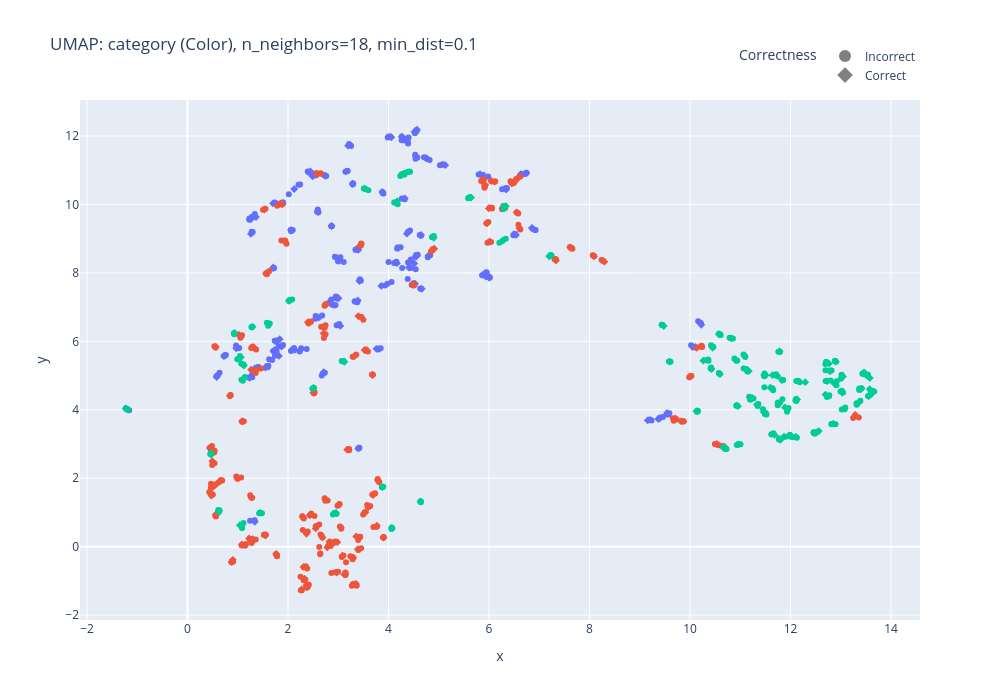
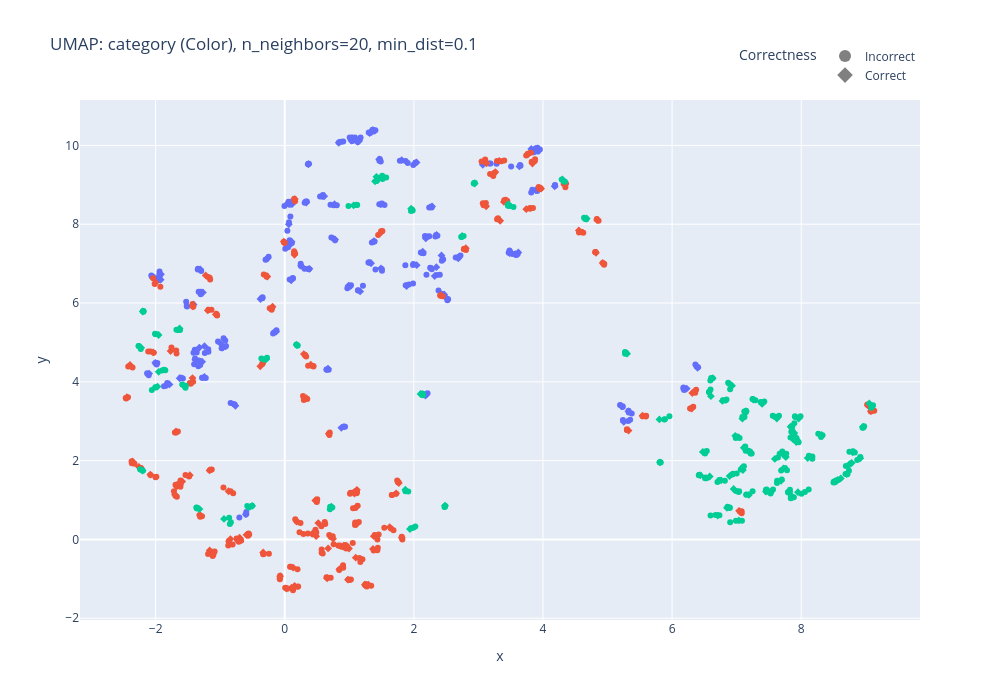
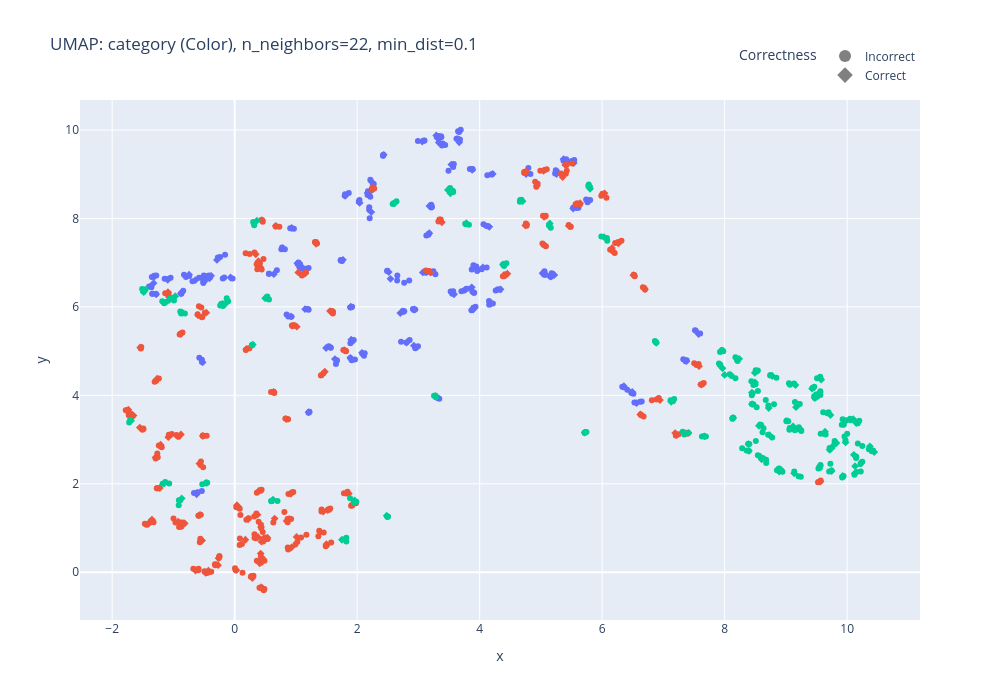
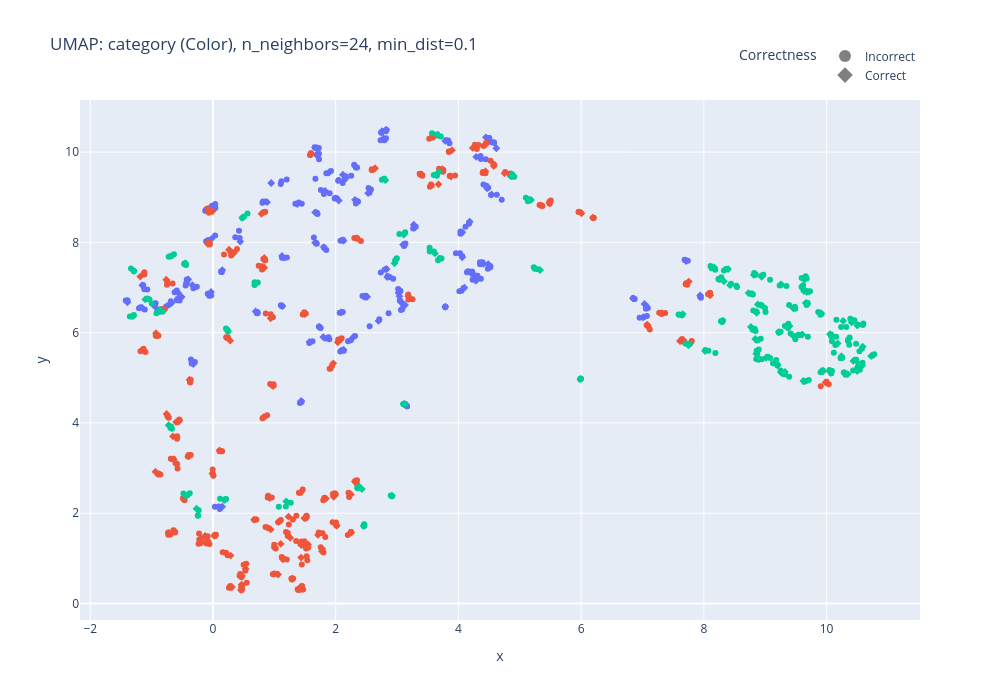

The notebook cell saved with these charts, in order:
### Code cell
neighbors = list(range(18, 30, 2))
for neighbor in neighbors:
    plot_umap(embeddings_top_3_1000, df_top3_1000, neighbor)

### Figure 1 — Plotly figure (JSON) as saved in the notebook; plotly's stock layout.template omitted (floating-point values rounded to 4 significant figures; data arrays with more than 128 entries replaced by an {"elided": "..."} marker saying what was removed)
{"data": [{"customdata": {"elided": "79x4 mixed values"}, "hovertemplate": "<b>Category:</b> %{customdata[0]}<br><b>Correct:</b> %{customdata[1]}<br><b>Task ID:</b> %{customdata[2]}<br><br><b>Text:</b><br>%{customdata[3]}<extra></extra>", "legendgroup": "Health, 1", "marker": {"color": "#636EFA", "symbol": "diamond"}, "mode": "markers", "name": "Health, 1", "orientation": "v", "showlegend": false, "x": [4.324, 2.242, 1.241, 1.895, 1.549, 3.857, 3.875, 4.367, 1.337, 6.853, 10.11, 6.632, 5.129, 4.168, 5.924, 6.339, 2.445, 1.265, 5.882, 1.836, 1.263, 1.711, 3.4, 3.194, 1.34, 2.836, 4.662, 3.422, 3.283, 2.71, 2.739, 2.124, 3.011, 4.057, -1.227, 0.9682, 4.528, 2.618, 3.005, 9.368, 6.743, 4.648, 2.061, 5.822, 1.362, 2.138, 4.55, 0.5808, 2.593, 10.22, 1.873, 9.158, 3.759, 1.706, 3.041, 1.819, 2.866, 4.307, 4.795, 3.39, 2.859, 4.264, 4.405, 6.0, 9.541, 2.489, 2.958, 4.75, 6.536, 4.514, 4.333, 3.399, 4.516, 4.566, 3.157, 4.189, 0.7256, 4.543, 1.701], "xaxis": "x", "y": [10.18, 5.739, 4.93, 10.01, 5.235, 7.619, 10.37, 9.146, 5.207, 9.312, 5.834, 10.89, 11.15, 8.283, 7.992, 10.43, 10.97, 9.573, 7.945, 6.063, 9.137, 5.716, 2.87, 11.72, 0.7256, 7.142, 7.534, 7.763, 10.6, 5.096, 10.84, 10.45, 8.354, 11.96, 4.038, 5.797, 7.682, 6.698, 7.258, 3.734, 10.91, 9.108, 9.253, 10.88, 9.631, 5.751, 8.477, 4.957, 9.786, 6.483, 5.848, 3.69, 5.782, 8.159, 6.448, 5.574, 9.373, 11.89, 8.5, 7.194, 7.093, 11.98, 8.156, 7.864, 3.908, 10.82, 8.441, 11.35, 9.109, 8.277, 11.89, 8.672, 12.12, 12.18, 10.97, 8.722, 5.571, 11.4, 10.03], "yaxis": "y", "type": "scatter"}, {"customdata": {"elided": "237x4 mixed values"}, "hovertemplate": "<b>Category:</b> %{customdata[0]}<br><b>Correct:</b> %{customdata[1]}<br><b>Task ID:</b> %{customdata[2]}<br><br><b>Text:</b><br>%{customdata[3]}<extra></extra>", "legendgroup": "Health, 0", "marker": {"color": "#636EFA", "symbol": "circle"}, "mode": "markers", "name": "Health, 0", "orientation": "v", "showlegend": false, "x": {"elided": "237 float values"}, "xaxis": "x", "y": {"elided": "237 float values"}, "yaxis": "y", "type": "scatter"}, {"customdata": {"elided": "94x4 mixed values"}, "hovertemplate": "<b>Category:</b> %{customdata[0]}<br><b>Correct:</b> %{customdata[1]}<br><b>Task ID:</b> %{customdata[2]}<br><br><b>Text:</b><br>%{customdata[3]}<extra></extra>", "legendgroup": "Food and Entertaining, 1", "marker": {"color": "#EF553B", "symbol": "diamond"}, "mode": "markers", "name": "Food and Entertaining, 1", "orientation": "v", "showlegend": false, "x": [1.765, 6.605, 3.801, 1.266, 5.995, 3.357, 2.366, 1.564, 0.5055, 0.4729, 9.827, 3.351, 2.371, 10.13, 10.53, 2.307, 2.504, 2.326, 3.051, 0.9003, 1.53, 2.273, 4.909, 2.437, 0.5036, 5.928, 10.0, 9.709, 3.299, 6.047, 0.5981, 3.119, 3.334, 3.9, 3.429, 3.339, 0.8786, 3.01, 3.692, 2.688, 2.847, 3.399, 1.928, 3.542, 1.016, 1.324, 8.089, 0.4457, 1.226, 1.55, 3.768, 0.5651, 10.68, 2.825, 2.55, 1.088, 1.877, 6.453, 6.584, 7.332, 6.272, 3.081, 2.781, 6.011, 6.547, 4.472, 2.584, 2.707, 3.682, 1.019, 3.523, 2.759, 2.367, 1.297, 2.7, 2.966, 3.388, 2.396, 1.084, 5.956, 0.843, 2.983, 7.614, 2.745, 2.299, 0.562, 0.4943, 1.276, 8.295, 13.29, 3.601, 0.5029, 3.176, 5.891], "xaxis": "x", "y": [-0.2133, 9.304, 1.918, 5.173, 9.882, 0.2989, -1.129, 7.989, 2.797, 1.494, 3.668, -1.09, -1.187, 5.811, 3.002, -0.592, 4.498, -0.9336, 0.563, -0.3844, 9.85, -1.251, 8.707, 0.9201, 1.737, 10.57, 4.96, 3.749, -0.3239, 10.69, 1.854, -0.8112, -1.099, 0.2639, 8.788, 5.594, -0.4475, 1.224, 1.507, 0.2708, 0.08304, 6.737, 8.933, 1.008, 2.001, 5.814, 8.485, 2.886, 0.2379, 0.3243, 0.6108, 5.834, 2.924, 0.1421, 0.5331, 3.664, 10.01, 10.61, 10.79, 8.361, 9.895, -0.2637, -0.02195, 8.917, 9.769, 7.664, 10.88, 6.23, 5.013, 6.192, 5.743, 7.08, 0.3756, 0.2228, 6.418, -0.7612, -0.07654, 6.557, 0.06893, 9.446, 4.412, 0.1311, 8.741, 1.387, 0.8671, 0.9341, 2.496, 1.444, 8.326, 3.848, 1.152, 1.787, 2.834, 10.73], "yaxis": "y", "type": "scatter"}, {"customdata": {"elided": "282x4 mixed values"}, "hovertemplate": "<b>Category:</b> %{customdata[0]}<br><b>Correct:</b> %{customdata[1]}<br><b>Task ID:</b> %{customdata[2]}<br><br><b>Text:</b><br>%{customdata[3]}<extra></extra>", "legendgroup": "Food and Entertaining, 0", "marker": {"color": "#EF553B", "symbol": "circle"}, "mode": "markers", "name": "Food and Entertaining, 0", "orientation": "v", "showlegend": false, "x": {"elided": "282 float values"}, "xaxis": "x", "y": {"elided": "282 float values"}, "yaxis": "y", "type": "scatter"}, {"customdata": {"elided": "77x4 mixed values"}, "hovertemplate": "<b>Category:</b> %{customdata[0]}<br><b>Correct:</b> %{customdata[1]}<br><b>Task ID:</b> %{customdata[2]}<br><br><b>Text:</b><br>%{customdata[3]}<extra></extra>", "legendgroup": "Computers and Electronics, 1", "marker": {"color": "#00CC96", "symbol": "diamond"}, "mode": "markers", "name": "Computers and Electronics, 1", "orientation": "v", "showlegend": false, "x": [13.41, 11.89, 10.57, 1.295, 0.9349, 3.122, 10.97, 13.58, 12.9, 12.29, 0.4698, 12.78, 12.47, 10.26, 6.27, 4.637, 10.45, 13.46, 11.87, 4.901, 2.017, 11.6, 12.69, 4.317, 3.876, 10.91, 11.33, 11.51, 10.6, 10.13, 13.57, 11.17, 11.78, 13.08, 1.611, 1.063, 11.68, 13.04, 6.336, 10.66, 4.063, 12.73, -1.182, 13.37, 1.113, 13.55, 5.643, 1.123, 4.298, 10.43, 12.13, 4.175, 10.82, 11.47, 1.446, 9.597, 1.041, 11.24, 2.508, 7.196, 3.523, 12.76, 9.477, 12.85, 12.56, 11.83, 13.03, 12.11, 0.6207, 11.47, 11.64, 11.79, 10.96, 12.88, 2.957, 11.78, 11.08], "xaxis": "x", "y": [4.613, 4.068, 6.206, 6.425, 6.247, 5.403, 2.988, 4.928, 5.405, 4.806, 2.69, 5.12, 3.318, 5.434, 8.941, 1.324, 5.812, 5.088, 3.214, 9.026, 7.185, 4.646, 4.444, 10.9, 1.74, 5.456, 4.149, 5.011, 5.04, 3.961, 4.6, 5.13, 5.711, 4.034, 6.497, 5.531, 3.27, 4.971, 9.948, 2.896, 0.5426, 4.837, 4.004, 4.228, 4.903, 4.393, 10.2, 5.291, 10.89, 5.189, 4.303, 10.09, 6.085, 5.011, 0.9854, 5.404, 0.6287, 4.348, 4.638, 8.485, 10.46, 5.347, 6.448, 3.592, 3.378, 4.863, 4.494, 3.213, 1.045, 3.929, 5.01, 3.12, 4.105, 4.761, 0.9856, 4.191, 5.581], "yaxis": "y", "type": "scatter"}, {"customdata": {"elided": "231x4 mixed values"}, "hovertemplate": "<b>Category:</b> %{customdata[0]}<br><b>Correct:</b> %{customdata[1]}<br><b>Task ID:</b> %{customdata[2]}<br><br><b>Text:</b><br>%{customdata[3]}<extra></extra>", "legendgroup": "Computers and Electronics, 0", "marker": {"color": "#00CC96", "symbol": "circle"}, "mode": "markers", "name": "Computers and Electronics, 0", "orientation": "v", "showlegend": false, "x": {"elided": "231 float values"}, "xaxis": "x", "y": {"elided": "231 float values"}, "yaxis": "y", "type": "scatter"}, {"marker": {"color": "gray", "size": 10, "symbol": "circle"}, "mode": "markers", "name": "Incorrect", "showlegend": true, "x": [null], "y": [null], "type": "scatter", "hovertemplate": "<b>Category:</b> %{customdata[0]}<br><b>Correct:</b> %{customdata[1]}<br><b>Task ID:</b> %{customdata[2]}<br><br><b>Text:</b><br>%{customdata[3]}<extra></extra>"}, {"marker": {"color": "gray", "size": 10, "symbol": "diamond"}, "mode": "markers", "name": "Correct", "showlegend": true, "x": [null], "y": [null], "type": "scatter", "hovertemplate": "<b>Category:</b> %{customdata[0]}<br><b>Correct:</b> %{customdata[1]}<br><b>Task ID:</b> %{customdata[2]}<br><br><b>Text:</b><br>%{customdata[3]}<extra></extra>"}], "layout": {"xaxis": {"anchor": "y", "domain": [0.0, 1.0], "title": {"text": "x"}}, "yaxis": {"anchor": "x", "domain": [0.0, 1.0], "title": {"text": "y"}}, "legend": {"title": {"text": "Correctness"}, "tracegroupgap": 0, "itemsizing": "constant", "orientation": "h", "yanchor": "bottom", "y": 1.02, "xanchor": "right", "x": 1}, "title": {"text": "UMAP: category (Color), n_neighbors=18, min_dist=0.1"}, "width": 1000, "height": 700}}

### Figure 2 — Plotly figure (JSON) as saved in the notebook; plotly's stock layout.template omitted (floating-point values rounded to 4 significant figures; data arrays with more than 128 entries replaced by an {"elided": "..."} marker saying what was removed)
{"data": [{"customdata": {"elided": "79x4 mixed values"}, "hovertemplate": "<b>Category:</b> %{customdata[0]}<br><b>Correct:</b> %{customdata[1]}<br><b>Task ID:</b> %{customdata[2]}<br><br><b>Text:</b><br>%{customdata[3]}<extra></extra>", "legendgroup": "Health, 1", "marker": {"color": "#636EFA", "symbol": "diamond"}, "mode": "markers", "name": "Health, 1", "orientation": "v", "showlegend": false, "x": [2.282, -0.961, -1.785, 0.1061, -1.245, 1.887, 1.488, 2.185, -1.627, 3.888, 6.227, 3.819, 2.041, 2.045, 3.482, 3.634, 0.05291, 0.3825, 3.567, -1.322, 0.09991, -1.386, 0.8763, 0.367, -0.603, -1.992, 2.508, 1.491, 0.7708, -0.1328, 0.3344, 0.06328, 0.9897, 0.837, 2.18, -2.005, 2.469, -1.412, -1.917, 5.323, 3.924, 2.352, -0.2636, 3.068, 0.2526, -0.9969, 2.428, -0.7636, 0.7793, 6.394, -1.243, 5.214, 0.6695, -0.3759, -1.268, -1.28, 1.337, 1.042, 2.688, -1.308, -1.922, 1.128, 2.322, 3.618, 5.252, 0.1139, 1.168, 1.812, 4.181, 2.349, 1.033, 1.381, 1.316, 1.365, 0.6119, 2.138, -2.101, 1.462, 0.06617], "xaxis": "x", "y": [8.451, 4.871, 3.934, 7.558, 4.127, 6.433, 8.503, 7.641, 4.091, 8.865, 3.828, 9.912, 9.57, 6.96, 7.27, 9.468, 8.542, 6.869, 7.241, 4.869, 6.577, 4.558, 2.834, 9.522, 0.6412, 6.609, 6.119, 6.881, 8.508, 5.274, 8.55, 7.997, 6.444, 10.07, 3.652, 4.482, 6.217, 5.963, 6.728, 3.253, 9.87, 7.729, 7.143, 9.51, 6.946, 4.977, 7.209, 3.392, 7.61, 4.357, 4.906, 3.384, 4.337, 6.102, 6.27, 4.51, 7.01, 10.19, 7.132, 6.855, 6.594, 10.09, 6.685, 7.285, 2.982, 8.514, 6.296, 9.629, 8.965, 6.911, 10.12, 7.573, 10.31, 10.39, 8.713, 7.304, 4.209, 9.648, 7.454], "yaxis": "y", "type": "scatter"}, {"customdata": {"elided": "237x4 mixed values"}, "hovertemplate": "<b>Category:</b> %{customdata[0]}<br><b>Correct:</b> %{customdata[1]}<br><b>Task ID:</b> %{customdata[2]}<br><br><b>Text:</b><br>%{customdata[3]}<extra></extra>", "legendgroup": "Health, 0", "marker": {"color": "#636EFA", "symbol": "circle"}, "mode": "markers", "name": "Health, 0", "orientation": "v", "showlegend": false, "x": {"elided": "237 float values"}, "xaxis": "x", "y": {"elided": "237 float values"}, "yaxis": "y", "type": "scatter"}, {"customdata": {"elided": "94x4 mixed values"}, "hovertemplate": "<b>Category:</b> %{customdata[0]}<br><b>Correct:</b> %{customdata[1]}<br><b>Task ID:</b> %{customdata[2]}<br><br><b>Text:</b><br>%{customdata[3]}<extra></extra>", "legendgroup": "Food and Entertaining, 1", "marker": {"color": "#EF553B", "symbol": "diamond"}, "mode": "markers", "name": "Food and Entertaining, 1", "orientation": "v", "showlegend": false, "x": [-0.3343, 3.971, 1.767, -1.429, 3.12, 1.38, 0.1531, -0.189, -2.259, -1.701, 5.325, 1.297, 0.1061, 6.312, 9.042, 0.1314, -0.379, -0.07142, 1.116, -1.163, 0.1512, 0.02479, 2.805, 0.5194, -1.676, 3.125, 6.306, 5.543, 0.8466, 3.322, -1.47, 0.9792, 1.241, 1.813, 1.493, 0.2952, -1.112, 0.4728, 1.725, 0.7489, 0.8676, -1.224, -0.2702, 1.079, -1.165, -1.769, 4.821, -2.357, -0.6997, -0.5928, 1.625, -2.397, 9.079, 0.9132, 0.4866, -1.685, -0.01422, 3.837, 3.778, 4.838, 3.394, 1.1, 0.6721, 4.339, 3.741, 2.422, 0.1561, -1.068, 0.3371, -2.038, 0.4036, -2.001, 0.4233, -0.7145, -1.192, 0.6565, 1.366, -1.425, -0.8416, 3.337, -2.446, 0.9947, 4.555, 1.112, 0.185, -1.312, -2.082, -0.8706, 4.926, 7.037, 1.118, -1.588, 0.6812, 3.262], "xaxis": "x", "y": [-0.3298, 8.904, 1.432, 4.096, 8.454, 0.08438, -1.182, 5.909, 1.844, 1.136, 2.762, -1.147, -1.225, 3.717, 3.394, -0.715, 4.394, -0.9325, 0.3921, -0.2809, 7.225, -1.248, 7.391, 0.4169, 1.344, 9.548, 3.324, 3.141, -0.7557, 9.609, 1.631, -1.021, -1.149, 0.04518, 7.796, 4.706, -0.3519, 0.9886, 1.171, 0.02093, -0.1705, 6.702, 6.674, 1.166, 1.752, 4.782, 7.276, 1.981, 0.0456, 0.117, 0.3124, 4.428, 3.255, -0.1599, 0.08217, 2.74, 7.559, 9.539, 9.786, 8.107, 8.566, -0.4629, -0.2268, 9.019, 8.382, 6.2, 8.638, 5.71, 3.584, 4.75, 4.434, 6.519, 0.1401, -0.02095, 5.813, -0.9861, -0.241, 5.914, 0.008806, 8.088, 3.61, -0.2298, 7.843, 0.8315, 0.4526, 0.6181, 1.646, 1.223, 7.018, 0.7271, 1.259, 1.471, 2.682, 9.325], "yaxis": "y", "type": "scatter"}, {"customdata": {"elided": "282x4 mixed values"}, "hovertemplate": "<b>Category:</b> %{customdata[0]}<br><b>Correct:</b> %{customdata[1]}<br><b>Task ID:</b> %{customdata[2]}<br><br><b>Text:</b><br>%{customdata[3]}<extra></extra>", "legendgroup": "Food and Entertaining, 0", "marker": {"color": "#EF553B", "symbol": "circle"}, "mode": "markers", "name": "Food and Entertaining, 0", "orientation": "v", "showlegend": false, "x": {"elided": "282 float values"}, "xaxis": "x", "y": {"elided": "282 float values"}, "yaxis": "y", "type": "scatter"}, {"customdata": {"elided": "77x4 mixed values"}, "hovertemplate": "<b>Category:</b> %{customdata[0]}<br><b>Correct:</b> %{customdata[1]}<br><b>Task ID:</b> %{customdata[2]}<br><br><b>Text:</b><br>%{customdata[3]}<extra></extra>", "legendgroup": "Computers and Electronics, 1", "marker": {"color": "#00CC96", "symbol": "diamond"}, "mode": "markers", "name": "Computers and Electronics, 1", "orientation": "v", "showlegend": false, "x": [6.758, 8.1, 6.63, -1.954, -2.224, 0.1836, 8.957, 6.953, 7.85, 7.592, -2.202, 7.818, 8.613, 6.78, 4.302, 2.482, 6.601, 7.19, 8.782, 2.747, -2.2, 7.924, 7.097, 1.42, 1.868, 7.144, 7.11, 7.835, 7.395, 5.804, 6.583, 7.623, 6.476, 6.707, -1.629, -1.953, 8.798, 7.482, 3.463, 9.054, 1.939, 7.688, 2.104, 6.85, -1.971, 6.437, 2.942, -1.567, 1.398, 7.258, 7.727, 1.957, 6.929, 7.959, -0.504, 5.812, -0.9413, 8.316, -0.2889, 4.677, 1.067, 7.949, 5.303, 7.035, 8.568, 7.868, 6.891, 8.703, -1.321, 7.191, 7.893, 8.913, 6.978, 7.454, 0.7225, 7.762, 7.089], "xaxis": "x", "y": [1.501, 2.065, 4.093, 5.188, 4.862, 4.939, 2.86, 1.28, 1.104, 2.044, 1.745, 1.205, 1.549, 3.515, 9.138, 0.859, 3.636, 1.131, 1.942, 7.703, 5.785, 2.471, 1.761, 9.203, 1.264, 3.251, 2.327, 2.861, 3.44, 3.047, 1.598, 3.069, 2.222, 0.6061, 5.356, 4.254, 2.208, 1.243, 8.511, 3.453, 0.2644, 1.49, 3.692, 0.8042, 3.88, 1.628, 9.033, 3.905, 9.089, 3.546, 1.806, 8.394, 3.903, 3.064, 0.8507, 1.957, 0.5203, 2.651, 4.573, 8.146, 8.476, 1.201, 4.715, 0.4823, 1.514, 2.562, 1.607, 1.658, 0.7713, 2.227, 2.701, 2.058, 2.63, 1.216, 0.8353, 2.092, 3.066], "yaxis": "y", "type": "scatter"}, {"customdata": {"elided": "231x4 mixed values"}, "hovertemplate": "<b>Category:</b> %{customdata[0]}<br><b>Correct:</b> %{customdata[1]}<br><b>Task ID:</b> %{customdata[2]}<br><br><b>Text:</b><br>%{customdata[3]}<extra></extra>", "legendgroup": "Computers and Electronics, 0", "marker": {"color": "#00CC96", "symbol": "circle"}, "mode": "markers", "name": "Computers and Electronics, 0", "orientation": "v", "showlegend": false, "x": {"elided": "231 float values"}, "xaxis": "x", "y": {"elided": "231 float values"}, "yaxis": "y", "type": "scatter"}, {"marker": {"color": "gray", "size": 10, "symbol": "circle"}, "mode": "markers", "name": "Incorrect", "showlegend": true, "x": [null], "y": [null], "type": "scatter", "hovertemplate": "<b>Category:</b> %{customdata[0]}<br><b>Correct:</b> %{customdata[1]}<br><b>Task ID:</b> %{customdata[2]}<br><br><b>Text:</b><br>%{customdata[3]}<extra></extra>"}, {"marker": {"color": "gray", "size": 10, "symbol": "diamond"}, "mode": "markers", "name": "Correct", "showlegend": true, "x": [null], "y": [null], "type": "scatter", "hovertemplate": "<b>Category:</b> %{customdata[0]}<br><b>Correct:</b> %{customdata[1]}<br><b>Task ID:</b> %{customdata[2]}<br><br><b>Text:</b><br>%{customdata[3]}<extra></extra>"}], "layout": {"xaxis": {"anchor": "y", "domain": [0.0, 1.0], "title": {"text": "x"}}, "yaxis": {"anchor": "x", "domain": [0.0, 1.0], "title": {"text": "y"}}, "legend": {"title": {"text": "Correctness"}, "tracegroupgap": 0, "itemsizing": "constant", "orientation": "h", "yanchor": "bottom", "y": 1.02, "xanchor": "right", "x": 1}, "title": {"text": "UMAP: category (Color), n_neighbors=20, min_dist=0.1"}, "width": 1000, "height": 700}}

### Figure 3 — Plotly figure (JSON) as saved in the notebook; plotly's stock layout.template omitted (floating-point values rounded to 4 significant figures; data arrays with more than 128 entries replaced by an {"elided": "..."} marker saying what was removed)
{"data": [{"customdata": {"elided": "79x4 mixed values"}, "hovertemplate": "<b>Category:</b> %{customdata[0]}<br><b>Correct:</b> %{customdata[1]}<br><b>Task ID:</b> %{customdata[2]}<br><br><b>Text:</b><br>%{customdata[3]}<extra></extra>", "legendgroup": "Health, 1", "marker": {"color": "#636EFA", "symbol": "diamond"}, "mode": "markers", "name": "Health, 1", "orientation": "v", "showlegend": false, "x": [4.157, -0.2894, -1.317, 1.903, -1.282, 2.544, 3.179, 3.888, -1.093, 5.527, 7.376, 5.37, 4.213, 3.582, 5.027, 5.255, 2.233, 2.079, 5.156, -0.4123, 1.492, -0.6427, 1.207, 2.435, -0.6216, 1.106, 3.072, 2.515, 2.04, 1.149, 2.17, 2.23, 2.806, 3.063, 3.295, -0.8793, 3.205, 0.6394, 1.023, 6.491, 5.536, 4.053, 1.895, 4.758, 1.888, -0.06841, 4.191, -0.5234, 2.705, 7.574, -0.3847, 6.355, 0.93, 0.9197, 0.784, -0.7449, 2.937, 3.292, 4.341, 1.768, 1.109, 3.333, 3.761, 5.218, 6.561, 2.239, 2.926, 3.879, 5.79, 3.871, 3.308, 3.178, 3.667, 3.675, 1.803, 3.895, -1.324, 3.537, 1.637], "xaxis": "x", "y": [7.812, 7.064, 6.682, 5.259, 6.286, 6.635, 8.281, 6.871, 6.613, 8.227, 4.773, 9.345, 9.009, 6.287, 6.762, 9.006, 8.837, 4.961, 6.685, 6.645, 5.071, 6.606, 3.62, 9.442, 1.76, 6.865, 6.781, 6.788, 8.352, 5.949, 8.575, 8.146, 5.191, 9.742, 3.962, 6.307, 6.783, 6.742, 6.986, 4.078, 9.256, 6.892, 6.005, 9.007, 4.849, 6.666, 6.082, 4.747, 5.862, 5.385, 6.703, 4.205, 7.787, 5.785, 7.329, 6.73, 5.942, 9.878, 6.399, 7.065, 6.867, 9.719, 6.391, 6.722, 3.823, 8.651, 5.124, 9.099, 8.405, 6.444, 9.824, 7.667, 9.725, 9.983, 8.511, 5.941, 6.538, 9.22, 4.82], "yaxis": "y", "type": "scatter"}, {"customdata": {"elided": "237x4 mixed values"}, "hovertemplate": "<b>Category:</b> %{customdata[0]}<br><b>Correct:</b> %{customdata[1]}<br><b>Task ID:</b> %{customdata[2]}<br><br><b>Text:</b><br>%{customdata[3]}<extra></extra>", "legendgroup": "Health, 0", "marker": {"color": "#636EFA", "symbol": "circle"}, "mode": "markers", "name": "Health, 0", "orientation": "v", "showlegend": false, "x": {"elided": "237 float values"}, "xaxis": "x", "y": {"elided": "237 float values"}, "yaxis": "y", "type": "scatter"}, {"customdata": {"elided": "94x4 mixed values"}, "hovertemplate": "<b>Category:</b> %{customdata[0]}<br><b>Correct:</b> %{customdata[1]}<br><b>Task ID:</b> %{customdata[2]}<br><br><b>Text:</b><br>%{customdata[3]}<extra></extra>", "legendgroup": "Food and Entertaining, 1", "marker": {"color": "#EF553B", "symbol": "diamond"}, "mode": "markers", "name": "Food and Entertaining, 1", "orientation": "v", "showlegend": false, "x": [-0.5315, 5.64, 1.863, -1.09, 4.745, 1.011, -0.4283, 1.014, -1.652, -1.293, 6.623, 0.4499, -0.474, 7.581, 7.192, -0.2634, 0.1892, -0.2714, 0.8489, -1.351, 1.79, -0.6389, 4.452, 0.6517, -1.21, 4.76, 7.617, 6.944, 0.4081, 5.044, -0.8776, 0.2882, 0.4302, 1.498, 3.383, 0.4456, -1.408, 0.3965, 1.933, 0.4305, 0.3788, 1.329, 1.556, 1.447, -0.5206, -0.4641, 6.511, -1.737, -0.8168, -0.5669, 1.397, -0.8771, 7.41, 0.5345, 0.3721, -1.266, 1.472, 5.354, 5.398, 6.265, 5.05, 0.4244, 0.1749, 6.039, 5.457, 3.195, 2.255, 0.3443, 0.6365, -0.5975, 0.6714, 1.039, 0.2209, -0.8277, 0.3875, 0.02746, 0.9281, 0.4179, -0.9221, 5.054, -1.541, 0.4377, 6.161, 0.9167, 0.03673, -1.222, -1.549, -0.5758, 6.7, 9.566, 1.519, -1.084, 0.8403, 4.935], "xaxis": "x", "y": [0.7186, 8.347, 1.778, 6.334, 7.844, 0.7975, 0.0359, 5.553, 3.543, 2.595, 3.566, -0.3616, -0.01696, 4.66, 3.147, 0.3167, 5.044, 0.1571, 1.158, 1.19, 5.021, 0.03767, 6.751, 1.212, 2.883, 9.066, 4.243, 3.892, 0.1987, 9.079, 3.115, -0.1347, -0.3413, 0.6316, 7.913, 7.963, 1.095, 1.841, 1.551, 1.024, 0.7965, 7.428, 5.906, 1.371, 3.081, 5.87, 6.718, 3.675, 1.104, 1.294, 0.906, 5.385, 3.15, 0.7787, 1.299, 4.378, 4.536, 8.939, 9.214, 7.437, 8.039, 0.4212, 0.7334, 8.571, 7.833, 6.782, 8.685, 7.189, 4.077, 5.812, 7.835, 6.78, 1.202, 1.096, 7.034, 0.04377, 0.5614, 6.901, 1.14, 7.403, 5.084, 0.6902, 7.331, 1.77, 1.513, 1.904, 3.271, 2.456, 6.401, 2.05, 1.402, 3.053, 3.463, 8.739], "yaxis": "y", "type": "scatter"}, {"customdata": {"elided": "282x4 mixed values"}, "hovertemplate": "<b>Category:</b> %{customdata[0]}<br><b>Correct:</b> %{customdata[1]}<br><b>Task ID:</b> %{customdata[2]}<br><br><b>Text:</b><br>%{customdata[3]}<extra></extra>", "legendgroup": "Food and Entertaining, 0", "marker": {"color": "#EF553B", "symbol": "circle"}, "mode": "markers", "name": "Food and Entertaining, 0", "orientation": "v", "showlegend": false, "x": {"elided": "282 float values"}, "xaxis": "x", "y": {"elided": "282 float values"}, "yaxis": "y", "type": "scatter"}, {"customdata": {"elided": "77x4 mixed values"}, "hovertemplate": "<b>Category:</b> %{customdata[0]}<br><b>Correct:</b> %{customdata[1]}<br><b>Task ID:</b> %{customdata[2]}<br><br><b>Text:</b><br>%{customdata[3]}<extra></extra>", "legendgroup": "Computers and Electronics, 1", "marker": {"color": "#00CC96", "symbol": "diamond"}, "mode": "markers", "name": "Computers and Electronics, 1", "orientation": "v", "showlegend": false, "x": [10.13, 9.124, 7.946, -0.1568, -0.8532, 0.3618, 7.671, 10.44, 10.15, 9.727, -1.692, 9.955, 8.892, 7.999, 5.803, 2.482, 7.964, 10.37, 8.581, 4.381, 0.497, 9.165, 9.714, 3.482, 1.959, 8.496, 8.56, 9.428, 8.778, 7.126, 10.12, 9.157, 8.448, 9.559, -0.2012, -0.9698, 8.392, 9.975, 5.145, 7.353, 1.751, 9.639, 3.277, 9.747, -1.486, 9.928, 4.702, -1.072, 3.522, 8.493, 9.239, 3.783, 8.237, 9.577, -0.4622, 5.715, -0.8648, 8.72, 0.295, 6.031, 2.613, 10.1, 6.883, 9.135, 8.908, 9.473, 10.11, 8.603, -1.149, 8.733, 9.551, 8.396, 8.139, 9.825, 0.6257, 9.118, 8.446], "xaxis": "x", "y": [2.397, 3.246, 5.013, 6.066, 5.873, 7.952, 3.073, 2.717, 3.373, 3.555, 3.426, 3.392, 2.275, 4.461, 8.674, 1.276, 4.613, 2.847, 2.616, 6.962, 6.197, 3.732, 2.767, 8.648, 1.623, 4.296, 3.31, 4.152, 4.437, 3.855, 2.237, 4.233, 3.801, 2.409, 6.061, 6.244, 2.894, 2.935, 7.89, 3.143, 0.7329, 3.179, 3.986, 2.289, 6.333, 2.175, 8.392, 6.155, 8.572, 4.509, 3.232, 7.896, 4.826, 4.353, 2.016, 3.157, 1.669, 3.714, 5.149, 7.579, 8.345, 3.461, 5.188, 2.236, 2.325, 3.938, 2.654, 2.551, 2.011, 3.098, 4.067, 2.745, 3.488, 2.921, 1.643, 3.298, 4.063], "yaxis": "y", "type": "scatter"}, {"customdata": {"elided": "231x4 mixed values"}, "hovertemplate": "<b>Category:</b> %{customdata[0]}<br><b>Correct:</b> %{customdata[1]}<br><b>Task ID:</b> %{customdata[2]}<br><br><b>Text:</b><br>%{customdata[3]}<extra></extra>", "legendgroup": "Computers and Electronics, 0", "marker": {"color": "#00CC96", "symbol": "circle"}, "mode": "markers", "name": "Computers and Electronics, 0", "orientation": "v", "showlegend": false, "x": {"elided": "231 float values"}, "xaxis": "x", "y": {"elided": "231 float values"}, "yaxis": "y", "type": "scatter"}, {"marker": {"color": "gray", "size": 10, "symbol": "circle"}, "mode": "markers", "name": "Incorrect", "showlegend": true, "x": [null], "y": [null], "type": "scatter", "hovertemplate": "<b>Category:</b> %{customdata[0]}<br><b>Correct:</b> %{customdata[1]}<br><b>Task ID:</b> %{customdata[2]}<br><br><b>Text:</b><br>%{customdata[3]}<extra></extra>"}, {"marker": {"color": "gray", "size": 10, "symbol": "diamond"}, "mode": "markers", "name": "Correct", "showlegend": true, "x": [null], "y": [null], "type": "scatter", "hovertemplate": "<b>Category:</b> %{customdata[0]}<br><b>Correct:</b> %{customdata[1]}<br><b>Task ID:</b> %{customdata[2]}<br><br><b>Text:</b><br>%{customdata[3]}<extra></extra>"}], "layout": {"xaxis": {"anchor": "y", "domain": [0.0, 1.0], "title": {"text": "x"}}, "yaxis": {"anchor": "x", "domain": [0.0, 1.0], "title": {"text": "y"}}, "legend": {"title": {"text": "Correctness"}, "tracegroupgap": 0, "itemsizing": "constant", "orientation": "h", "yanchor": "bottom", "y": 1.02, "xanchor": "right", "x": 1}, "title": {"text": "UMAP: category (Color), n_neighbors=22, min_dist=0.1"}, "width": 1000, "height": 700}}

### Figure 4 — Plotly figure (JSON) as saved in the notebook; plotly's stock layout.template omitted (floating-point values rounded to 4 significant figures; data arrays with more than 128 entries replaced by an {"elided": "..."} marker saying what was removed)
{"data": [{"customdata": {"elided": "79x4 mixed values"}, "hovertemplate": "<b>Category:</b> %{customdata[0]}<br><b>Correct:</b> %{customdata[1]}<br><b>Task ID:</b> %{customdata[2]}<br><br><b>Text:</b><br>%{customdata[3]}<extra></extra>", "legendgroup": "Health, 1", "marker": {"color": "#636EFA", "symbol": "diamond"}, "mode": "markers", "name": "Health, 1", "orientation": "v", "showlegend": false, "x": [3.272, 0.1512, -1.153, 2.286, -0.6754, 0.9489, 3.098, 2.315, -0.9602, 4.54, 7.939, 4.618, 4.183, 1.827, 2.78, 4.29, 3.131, 1.734, 2.754, -0.4029, 1.575, -0.5664, 1.437, 3.787, 0.1503, -0.09226, 1.69, 1.374, 2.829, 0.6951, 3.023, 2.698, 1.665, 4.099, 3.122, -1.152, 1.683, -0.02351, 0.002825, 7.032, 4.449, 2.529, 2.09, 4.468, 1.798, -0.03197, 2.163, -0.3202, 2.513, 7.711, -0.3362, 6.845, 1.125, 1.132, 0.4446, -0.5101, 1.665, 4.285, 2.317, 0.8819, -0.04823, 4.205, 1.89, 2.822, 7.01, 3.039, 1.804, 4.063, 3.785, 2.118, 4.279, 2.126, 4.406, 4.484, 2.841, 2.051, -1.394, 4.061, 2.129], "xaxis": "x", "y": [8.39, 7.387, 6.549, 5.898, 6.657, 9.314, 7.949, 8.941, 6.601, 9.059, 6.823, 10.08, 8.46, 9.138, 10.3, 9.893, 6.613, 6.128, 10.46, 7.18, 5.797, 6.88, 4.488, 6.574, 2.145, 8.695, 10.09, 8.848, 7.409, 6.469, 6.882, 6.26, 7.988, 6.996, 4.422, 7.047, 9.943, 8.079, 8.777, 6.634, 10.33, 9.09, 6.446, 9.195, 5.901, 6.901, 9.418, 5.305, 6.793, 7.582, 7.054, 6.759, 7.7, 6.588, 8.018, 6.79, 8.662, 7.148, 9.685, 8.891, 8.761, 7.321, 9.547, 10.49, 6.34, 6.808, 7.895, 8.223, 10.25, 9.499, 7.255, 8.037, 7.522, 7.518, 7.229, 8.926, 6.672, 7.668, 5.623], "yaxis": "y", "type": "scatter"}, {"customdata": {"elided": "237x4 mixed values"}, "hovertemplate": "<b>Category:</b> %{customdata[0]}<br><b>Correct:</b> %{customdata[1]}<br><b>Task ID:</b> %{customdata[2]}<br><br><b>Text:</b><br>%{customdata[3]}<extra></extra>", "legendgroup": "Health, 0", "marker": {"color": "#636EFA", "symbol": "circle"}, "mode": "markers", "name": "Health, 0", "orientation": "v", "showlegend": false, "x": {"elided": "237 float values"}, "xaxis": "x", "y": {"elided": "237 float values"}, "yaxis": "y", "type": "scatter"}, {"customdata": {"elided": "94x4 mixed values"}, "hovertemplate": "<b>Category:</b> %{customdata[0]}<br><b>Correct:</b> %{customdata[1]}<br><b>Task ID:</b> %{customdata[2]}<br><br><b>Text:</b><br>%{customdata[3]}<extra></extra>", "legendgroup": "Food and Entertaining, 1", "marker": {"color": "#EF553B", "symbol": "diamond"}, "mode": "markers", "name": "Food and Entertaining, 1", "orientation": "v", "showlegend": false, "x": [0.2872, 3.896, 2.311, -0.8118, 3.675, 1.712, 0.4675, 0.9396, -0.6017, -0.9372, 7.078, 1.412, 0.4552, 8.103, 7.61, 0.5332, 0.2809, 0.4741, 1.489, -0.6232, 2.035, 0.3092, 2.642, 1.231, -0.5923, 4.752, 7.754, 7.32, 1.139, 4.576, -0.3925, 1.291, 1.43, 2.255, 2.343, 0.8374, -0.7214, 0.926, 2.248, 1.259, 1.434, 0.7902, 1.497, 1.841, 0.1077, -0.7609, 6.006, -0.756, -0.1846, 0.02209, 2.019, -0.9289, 7.775, 1.55, 1.071, -0.3827, 1.961, 4.233, 4.453, 5.339, 3.742, 1.437, 1.104, 3.594, 3.88, 1.601, 3.183, 0.3418, 0.9828, -1.184, 0.8365, -0.007446, 0.9416, -0.08566, 0.2614, 1.062, 1.777, -0.08425, -0.1282, 3.404, -1.155, 1.44, 5.481, 1.434, 0.6708, -0.4747, -0.652, -0.009178, 6.192, 9.983, 1.967, -0.6414, 0.8261, 4.441], "xaxis": "x", "y": [1.061, 10.04, 2.703, 6.488, 9.285, 1.519, 0.4176, 6.318, 4.019, 2.918, 6.175, 0.3323, 0.2995, 6.827, 5.815, 0.7688, 5.822, 0.6132, 1.888, 1.602, 5.786, 0.3622, 9.641, 1.922, 3.087, 9.528, 7.13, 6.433, 0.975, 9.689, 3.26, 0.5522, 0.3677, 1.571, 8.091, 7.438, 1.561, 2.334, 2.415, 1.454, 1.364, 8.633, 6.408, 2.323, 3.392, 7.171, 8.644, 4.198, 1.348, 1.5, 1.726, 5.988, 5.759, 1.309, 1.807, 4.957, 5.319, 10.09, 10.18, 8.821, 9.621, 1.017, 1.322, 10.33, 9.459, 9.951, 6.808, 7.765, 4.815, 7.242, 7.655, 8.688, 1.641, 1.39, 7.836, 0.6404, 1.158, 7.966, 1.499, 9.505, 5.618, 1.291, 8.875, 2.465, 1.856, 2.314, 3.704, 2.881, 8.548, 4.896, 2.363, 3.191, 4.123, 9.572], "yaxis": "y", "type": "scatter"}, {"customdata": {"elided": "282x4 mixed values"}, "hovertemplate": "<b>Category:</b> %{customdata[0]}<br><b>Correct:</b> %{customdata[1]}<br><b>Task ID:</b> %{customdata[2]}<br><br><b>Text:</b><br>%{customdata[3]}<extra></extra>", "legendgroup": "Food and Entertaining, 0", "marker": {"color": "#EF553B", "symbol": "circle"}, "mode": "markers", "name": "Food and Entertaining, 0", "orientation": "v", "showlegend": false, "x": {"elided": "282 float values"}, "xaxis": "x", "y": {"elided": "282 float values"}, "yaxis": "y", "type": "scatter"}, {"customdata": {"elided": "77x4 mixed values"}, "hovertemplate": "<b>Category:</b> %{customdata[0]}<br><b>Correct:</b> %{customdata[1]}<br><b>Task ID:</b> %{customdata[2]}<br><br><b>Text:</b><br>%{customdata[3]}<extra></extra>", "legendgroup": "Computers and Electronics, 1", "marker": {"color": "#00CC96", "symbol": "diamond"}, "mode": "markers", "name": "Computers and Electronics, 1", "orientation": "v", "showlegend": false, "x": [10.58, 9.466, 8.17, -0.6697, -1.286, 0.6975, 8.019, 10.73, 10.5, 9.918, -0.7219, 10.27, 9.321, 8.427, 3.667, 2.918, 8.328, 10.59, 9.013, 2.81, 0.4764, 9.458, 10.24, 3.619, 2.426, 8.729, 8.767, 9.631, 8.942, 7.656, 10.5, 9.256, 9.219, 9.941, -0.4499, -1.104, 8.854, 10.36, 3.688, 7.749, 2.454, 10.05, 3.107, 10.05, -1.302, 10.35, 4.857, -0.8626, 3.68, 8.814, 9.604, 3.111, 8.394, 9.64, 0.1839, 5.987, -0.2689, 8.861, 0.2455, 5.184, 2.958, 10.41, 5.331, 9.622, 9.255, 9.661, 10.44, 9.198, -0.4412, 8.838, 9.674, 8.9, 8.302, 10.18, 1.194, 9.397, 8.879], "xaxis": "x", "y": [5.274, 5.922, 7.445, 7.699, 7.364, 7.081, 5.592, 5.48, 6.158, 6.426, 3.949, 6.258, 5.133, 7.051, 10.37, 2.389, 7.136, 5.688, 5.444, 9.376, 8.543, 6.538, 5.478, 7.753, 2.535, 6.876, 6.124, 6.922, 7.236, 6.411, 5.148, 7.07, 6.013, 5.144, 7.54, 6.736, 5.532, 5.867, 9.562, 5.719, 1.722, 5.966, 4.416, 5.14, 6.365, 5.082, 9.461, 6.504, 7.628, 7.278, 5.958, 8.174, 7.408, 7.177, 2.292, 4.968, 2.1, 6.44, 6.032, 8.94, 7.534, 6.225, 7.385, 4.928, 5.12, 6.658, 5.373, 5.274, 2.384, 5.86, 6.906, 5.419, 6.261, 5.76, 2.263, 6.145, 6.626], "yaxis": "y", "type": "scatter"}, {"customdata": {"elided": "231x4 mixed values"}, "hovertemplate": "<b>Category:</b> %{customdata[0]}<br><b>Correct:</b> %{customdata[1]}<br><b>Task ID:</b> %{customdata[2]}<br><br><b>Text:</b><br>%{customdata[3]}<extra></extra>", "legendgroup": "Computers and Electronics, 0", "marker": {"color": "#00CC96", "symbol": "circle"}, "mode": "markers", "name": "Computers and Electronics, 0", "orientation": "v", "showlegend": false, "x": {"elided": "231 float values"}, "xaxis": "x", "y": {"elided": "231 float values"}, "yaxis": "y", "type": "scatter"}, {"marker": {"color": "gray", "size": 10, "symbol": "circle"}, "mode": "markers", "name": "Incorrect", "showlegend": true, "x": [null], "y": [null], "type": "scatter", "hovertemplate": "<b>Category:</b> %{customdata[0]}<br><b>Correct:</b> %{customdata[1]}<br><b>Task ID:</b> %{customdata[2]}<br><br><b>Text:</b><br>%{customdata[3]}<extra></extra>"}, {"marker": {"color": "gray", "size": 10, "symbol": "diamond"}, "mode": "markers", "name": "Correct", "showlegend": true, "x": [null], "y": [null], "type": "scatter", "hovertemplate": "<b>Category:</b> %{customdata[0]}<br><b>Correct:</b> %{customdata[1]}<br><b>Task ID:</b> %{customdata[2]}<br><br><b>Text:</b><br>%{customdata[3]}<extra></extra>"}], "layout": {"xaxis": {"anchor": "y", "domain": [0.0, 1.0], "title": {"text": "x"}}, "yaxis": {"anchor": "x", "domain": [0.0, 1.0], "title": {"text": "y"}}, "legend": {"title": {"text": "Correctness"}, "tracegroupgap": 0, "itemsizing": "constant", "orientation": "h", "yanchor": "bottom", "y": 1.02, "xanchor": "right", "x": 1}, "title": {"text": "UMAP: category (Color), n_neighbors=24, min_dist=0.1"}, "width": 1000, "height": 700}}
